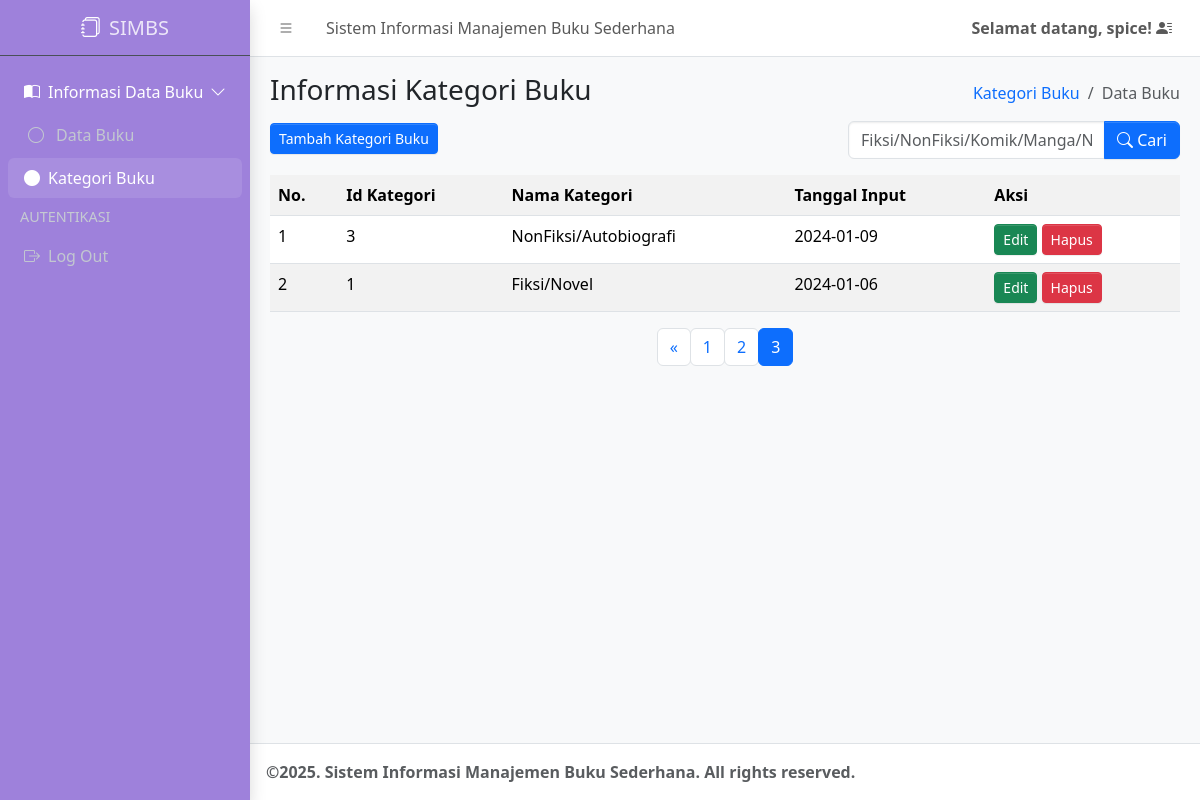
The page /index2.php?halaman=3 (signed in) on the database its author committed.
### tables this page shows
CREATE TABLE `kategori` (
  `id_kategori` int(11) NOT NULL,
  `nama_kategori` varchar(100) NOT NULL,
  `tanggal_input` date DEFAULT NULL
);

### function2.php (called while the page is built, shortened)
<?php
$conn = mysqli_connect("localhost", "root", "", "simbs");
function query($query)
{
    global $conn;
    $result = mysqli_query($conn, $query);
    $rows = [];
    while ($row = mysqli_fetch_assoc($result)) {
        $rows[] = $row;
    }
    return $rows;
}

### index2.php (the view, shortened to what this page needs)
<?php
require 'function2.php';
$jumlahDataPerHalaman = 2;
$halamanAktif = isset($_GET['halaman']) ? (int)$_GET['halaman'] : 1;
$dataAwal = ($halamanAktif - 1) * $jumlahDataPerHalaman;
if (isset($_POST['tombol_search'])) {
    $keyword = $_POST['keyword'];
    $kategori = search_data($keyword);
    $totalData = count($kategori);
} else {
    $totalData = count(query("SELECT * FROM kategori"));
    $kategori = query("SELECT * FROM kategori
                       ORDER BY tanggal_input DESC
                       LIMIT $dataAwal, $jumlahDataPerHalaman");
}
$totalHalaman = ceil($totalData / $jumlahDataPerHalaman);
?>
<!doctype html>
<html lang="en">
<head>
    <link
        rel="stylesheet"
        href="https://cdn.jsdelivr.net/npm/@fontsource/source-sans-3@5.0.12/index.css"
        media="print"
        onload="this.media='all'" />
    <link
        rel="stylesheet"
        href="https://cdn.jsdelivr.net/npm/overlayscrollbars@2.11.0/styles/overlayscrollbars.min.css"
 />
    <link
        rel="stylesheet"
        href="https://cdn.jsdelivr.net/npm/bootstrap-icons@1.13.1/font/bootstrap-icons.min.css"
 />
    <link rel="stylesheet" href="dist/css/adminlte.min.css" />
    <link
        rel="stylesheet"
        href="https://cdn.jsdelivr.net/npm/apexcharts@3.37.1/dist/apexcharts.css"
 />
    <link
        rel="stylesheet"
        href="https://cdn.jsdelivr.net/npm/jsvectormap@1.5.3/dist/css/jsvectormap.min.css"
 />
</head>
<body class="layout-fixed sidebar-expand-lg bg-body-tertiary">
    <div class="app-wrapper">
        <nav class="app-header navbar navbar-expand bg-body">
            <div class="container-fluid">
                <ul class="navbar-nav">
                    <li class="nav-item">
                        <a class="nav-link" data-lte-toggle="sidebar" href="#" role="button">
                            <i class="bi bi-list"></i>
                        </a>
                    </li>
                    <li class="nav-item d-none d-md-block">
                        <a href="#" class="nav-link">Sistem Informasi Manajemen Buku Sederhana</a>
                    </li>
                </ul>
                <ul class="navbar-nav ms-auto">
                    <li class="nav-item dropdown user-menu">
                        <a href="#" class="nav-link dropdown-toggle" data-bs-toggle="dropdown">
                            <span class="d-none d-md-inline" style="font-weight: bold;">
                                Selamat datang, <?= $_SESSION["username"]; ?>! <i class="bi bi-person-lines-fill"></i>
                            </span>
                        </a>
                    </li>
                </ul>
            </div>
        </nav>
        <aside class="app-sidebar shadow" data-bs-theme="dark" style="background-color: #9e81dbff;">
            <div class="sidebar-brand">
                <a href="index.php" class="brand-link" style="color: white;">
                    <i class="bi bi-journals"></i>
                    <span class="brand-text fw-light">SIMBS</span>
                </a>
            </div>
            <div class="sidebar-wrapper">
                <nav class="mt-2">
                    <ul
                        class="nav sidebar-menu flex-column"
                        data-lte-toggle="treeview"
                        role="navigation"
                        aria-label="Main navigation"
                        data-accordion="false"
                        id="navigation">
                        <li class="nav-item menu-open">
                            <a href="#" class="nav-link active">
                                <i class="bi bi-book-half"></i>
                                <p>
                                    Informasi Data Buku
                                </p>
                            </a>
                            <ul class="nav nav-treeview">
                                <li class="nav-item">
                                    <a href="./index.php" class="nav-link ">
                                        <i class="nav-icon bi bi-circle"></i>
                                        <p>Data Buku</p>
                                    </a>
                                </li>
                                <li class="nav-item">
                                    <a href="./index2.php" class="nav-link active">
                                        <i class="bi bi-circle-fill"></i>
                                        <p>Kategori Buku</p>
                                    </a>
                                </li>
                            </ul>
                        </li>
                        <li class="nav-header">AUTENTIKASI</li>
                        <li class="nav-item">
                            <a href="logout.php" class="nav-link">
                                <i class="bi bi-box-arrow-right"></i>
                                <p>Log Out</p>
                            </a>
                        </li>
                    </ul>
                </nav>
            </div>
        </aside>
        <main class="app-main">
            <div class="app-content-header">
                <div class="container-fluid">
                    <div class="row">
                        <div class="col-sm-6">
                            <h3 class="mb-3">Informasi Kategori Buku</h3>
                            <a href="tambah_data2.php">
                                <button class="btn-sm btn btn-primary ">Tambah Kategori Buku</button>
                            </a>
                        </div>
                        <div class="col-sm-6 d-flex flex-column align-items-end">
                            <ol class="breadcrumb">
                                <li class="breadcrumb-item"><a href="#">Kategori Buku</a></li>
                                <li class="breadcrumb-item active" aria-current="page">Data Buku</li>
                            </ol>
                            <form class="mt-2" method="POST">
                                <div class="input-group">
                                    <input
                                        type="text"
                                        class="form-control"
                                        name="keyword"
                                        placeholder="Fiksi/NonFiksi/Komik/Manga/Novel/Autobiografi/Self Improvement">
                                    <button class="btn btn-primary" type="submit" name="tombol_search">
                                        <i class="bi bi-search"></i> Cari
                                    </button>
                                </div>
                            </form>
                        </div>
                    </div>
                </div>
            </div>
            <div class="app-content">
                <div class="container-fluid">
                    <div class="row">
                        <div class="col">
                            <table class="table table-striped table-hover">
                                <tr>
                                    <th>No.</th>
                                    <th>Id Kategori</th>
                                    <th>Nama Kategori</th>
                                    <th>Tanggal Input</th>
                                    <th>Aksi</th>
                                    <?php $no = 1; ?>
                                    <?php foreach ($kategori as $data): ?>
                                <tr>
                                    <td><?= $no ?></td>
                                    <td><?= ($data['id_kategori']) ?></td>
                                    <td><?= ($data['nama_kategori']) ?></td>
                                    <td><?= ($data['tanggal_input']) ?></td>
                                    <td>
                                        <a href="ubah_data2.php?id_kategori=<?= ($data['id_kategori']) ?>" class="btn btn-sm btn-success">Edit</a>
                                        <a href="hapus_data2.php?id=<?= $data['id_kategori']; ?>" class="btn btn-sm btn-danger">Hapus</a>
                                    </td>
                                </tr>
                                <?php $no++; ?>
                            <?php endforeach; ?>
                            </table>
                            <nav aria-label="Page navigation example" class="d-flex justify-content-center mt-3">
                                <ul class="pagination">
                                    <?php if ($halamanAktif > 1): ?>
                                        <li class="page-item">
                                            <a class="page-link" href="?halaman=<?= $halamanAktif - 1; ?>" aria-label="Previous">
                                                <span aria-hidden="true">&laquo;</span>
                                            </a>
                                        </li>
                                    <?php endif; ?>
                                    <?php for ($i = 1; $i <= $totalHalaman; $i++): ?>
                                        <li class="page-item <?= ($i == $halamanAktif) ? 'active' : ''; ?>">
                                            <a class="page-link" href="?halaman=<?= $i; ?>"><?= $i; ?></a>
                                        </li>
                                    <?php endfor; ?>
                                </ul>
                            </nav>
                        </div>
                    </div>
                </div>
            </div>
        </main>
        <footer class="app-footer">
            <strong>
                &copy;2025. Sistem Informasi Manajemen Buku Sederhana. All rights reserved.&nbsp;
            </strong>
        </footer>
    </div>
</body>
</html>

### rows shown on the page
kategori: id_kategori "3", nama_kategori "NonFiksi/Autobiografi", tanggal_input "2024-01-09"
kategori: id_kategori "1", nama_kategori "Fiksi/Novel", tanggal_input "2024-01-06"

### other values the page prints
$_SESSION["username"] "spice"
